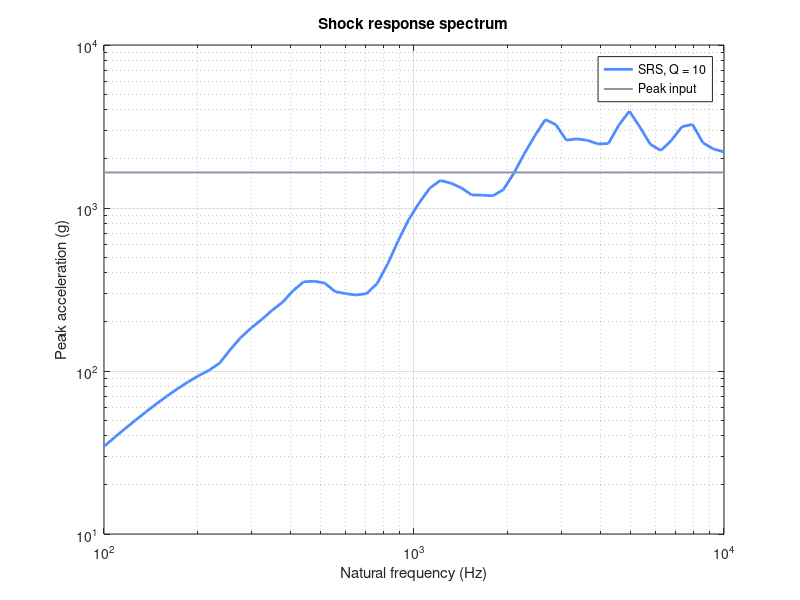

Write the MATLAB code that produced this figure.
% Shock response spectrum of a pyroshock-like transient (Q = 10, maximax).
% Each natural frequency is a single-degree-of-freedom filter driven by the
% base acceleration, using Smallwood's ramp-invariant coefficients.
fs = 102400;  dt = 1 / fs;
t = (0:dt:0.02)';
rng(5);

% A sum of decaying tones, as measured near a separation event (g).
f0 = [450 1200 2600 4800 7300];
amp = [180 420 650 520 300];
base = zeros(size(t));
for k = 1:numel(f0)
    base = base + amp(k) * exp(-t / 0.0025) .* sin(2*pi*f0(k)*t + 2*pi*rand());
end

Q = 10;  zeta = 1 / (2 * Q);
fn = logspace(2, 4, 60);
srs = zeros(size(fn));
for i = 1:numel(fn)
    wn = 2 * pi * fn(i);
    wd = wn * sqrt(1 - zeta^2);
    E = exp(-zeta * wn * dt);  K = wd * dt;  C = E * cos(K);  S = E * sin(K);  Sp = S / K;
    b = [1 - Sp, 2 * (Sp - C), E^2 - Sp];
    a = [1, -2 * C, E^2];
    srs(i) = max(abs(filter(b, a, base)));
end

[peak, at] = max(srs);
fig = figure;
loglog(fn, srs, 'LineWidth', 2, 'Color', [0.31 0.55 1.00]); hold on;
loglog([100 10000], [1 1] * max(abs(base)), 'LineWidth', 1.4, 'Color', [0.55 0.58 0.65]);
legend('SRS, Q = 10', 'Peak input');
title('Shock response spectrum');
xlabel('Natural frequency (Hz)'); ylabel('Peak acceleration (g)');
xlim([100 10000]); grid on;
fprintf('peak input %.0f g\n', max(abs(base)));
fprintf('SRS peak %.0f g at %.0f Hz\n', peak, fn(at));
